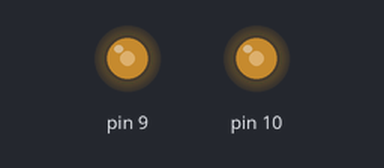
Simulated run of this sketch. Board: Arduino Uno, built with avr-gcc and run on an emulated ATmega328P. Parts: output pins drawn as LEDs (lit = HIGH).

Above: at 0.1 s.
Timing chart, 0 to 1.6 s (numbered marks = the images above):
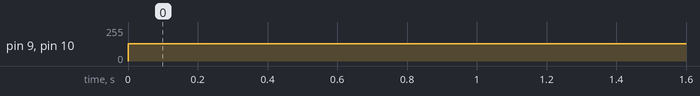

The sketch:

motor2.ino
```cpp
// ギア付きモータの制御
  void setup()
{
  pinMode(9, OUTPUT);
  pinMode(10, OUTPUT);

}

void loop()
{
   analogWrite(9, 128);
   analogWrite(10, 128);

   delay(3000);
}
```

Measured:
- by itself, pin 9, pin 10: 0/255 → 128/255 at 0.00 s
